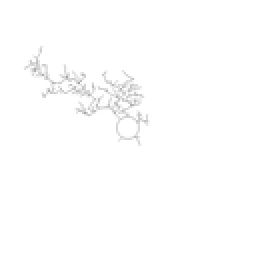
%> input picture PUF_DATA_COLORFLIPED/b39.tif, 128 x 128 px, shrunk from 800 x 800 before the run (shown 2 times larger)
$ octave monsoonScript39.m   (GNU Octave 9; MATLAB toolbox functions it lacks are replaced by stand-ins)
%> lines starting %> are read from the running program, lines starting %| are printed output that depends on the picture; in (x1, y1, x2, y2) boxes, pixels count from 0 and x2, y2 are one past the last pixel; in counts of white or black regions, pixels touching at a corner belong together; the program's own positions count from 1
### identification.m
function Rmat = identification(fileName, varargin)
%> called with fileName = 'b39.tif'
%PREPROCESS the initial image, the modeTYPE decide if the function need to
%handle the denoise the image and identificate the most possible one in reference set;

inputIMGE = imread(fileName);
%> inputIMGE is the input picture: size 128x128 uint8; min 160, max 255, mean 253.6
inputIMGE = im2double(inputIMGE);
%> inputIMGE: size 128x128 double
if (size(inputIMGE,3) == 3)
    inputIMGE = rgb2gray(inputIMGE);
end
inputIMGE = (inputIMGE*-1) + 1;
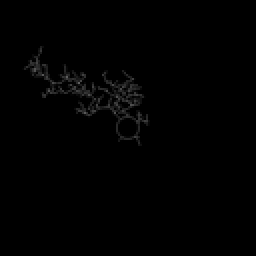
%> inputIMGE: size 128x128 double (shown 2 times larger); min 0, max 0.373, mean 0.00536
[height, width] = size(inputIMGE);
%> height = 128; width = 128
rough_circle = hough_circle(inputIMGE,.5,0.1,33,37,1);

rough_circle = round(mean(rough_circle, 2));
circleCenter.x = rough_circle(1);
circleCenter.y = rough_circle(2);
circleCenter.radius = rough_circle(3);

%DENOISE PROCESS IF IT IS NECESSARY
if (~isempty(varargin))
    if (varargin{1} == "denoise")
        inputIMGE = denoiseHandle(inputIMGE);
    end
end

% Check more accurate radius
[xgrid, ygrid] = meshgrid(1:width, 1:height);
tempradius = circleCenter.radius;
for index = -3:3
    circle = sqrt((circleCenter.y - ygrid).^2 + (circleCenter.x...
        - xgrid).^2) <= tempradius + index;
    circle2 = sqrt((circleCenter.y - ygrid).^2 + (circleCenter.x...
        - xgrid).^2) <= tempradius + index -1;
    circleDiff = circle - circle2;
    [y, x] = find(circleDiff);
    temptotal = numel(y);
    if (sum(inputIMGE(y,x))/temptotal > .93)
        circleCenter.radius = tempradius + index;
        disp("succuessfully find the more accurate radius")
        break;
    end

    if (index == 3)
        circleCenter.radius = tempradius + .5;
    end
end


[TreeStruct, ~, ~, distinfo, angleinfo] = graph_based_rdGen(inputIMGE, circleCenter);

[maxmatchingRate, matchedTreeindex, Rmat] = mappingMain(TreeStruct,distinfo,angleinfo);
if (maxmatchingRate < 0.2)
    fprintf("The maxmachingRate is %d, which is too low. There is no PUF MATCHED!! \n", maxmatchingRate);
else
    fprintf("This testing PUF DENDRITE is matched to IMAGE b%d in reference!!! \n The mathcing Rate is %d!!!!! \n",...
        matchedTreeindex, maxmatchingRate);
end

fprintf("-----------------------------------------------------\n\n\n\n\n\n");

### hough_circle.m
function [para, hough_space,hough_circleOut] = hough_circle(BW,step_r,step_angle,r_min,r_max,p)
%> called with step_r = 0.5, step_angle = 0.1, r_min = 33, r_max = 37, p = 1
%[HOUGH_SPACE,HOUGH_CIRCLE,PARA] = HOUGH_CIRCLE(BW,STEP_R,STEP_ANGLE,R_MAX,P)

[m,n] = size(BW);
%> m = 128; n = 128
size_r = round((r_max-r_min)/step_r)+1;
size_angle = round(2*pi/step_angle);

hough_space = zeros(m,n,size_r);

[rows,cols] = find(BW);
%> rows = 968 values from 23 to 74; cols = 968 values from 11 to 77
ecount = size(rows);
%> ecount = [968 1]

% Hough Transformation
% Transform (x,y) domain to (a, b, r) domain
% a = x-r*cos(angle)
% b = y-r*sin(angle)
for i=1:ecount
    for r=1:size_r
        for k=1:size_angle
            a = round(rows(i)-(r_min+(r-1)*step_r)*cos(k*step_angle));
            b = round(cols(i)-(r_min+(r-1)*step_r)*sin(k*step_angle));
            if(a>0&a<=m&b>0&b<=n)
                hough_space(a,b,r) = hough_space(a,b,r)+1;
            end
        end
    end
end

% ??????????
max_para = max(max(max(hough_space)));
%> max_para = 19
index = find(hough_space>=max_para*p);
%> index = [4679; 5063; 6032; 6549; 21063; 21453; 22544; 23189; 37837; 53702; 55442; 55572; 71956]
length = size(index);
%> length = [13 1]
hough_circleOut=zeros(m,n);
for i=1:ecount
    for k=1:length
        par3 = floor(index(k)/(m*n))+1;
        par2 = floor((index(k)-(par3-1)*(m*n))/m)+1;
        par1 = index(k)-(par3-1)*(m*n)-(par2-1)*m;
        if((rows(i)-par1)^2+(cols(i)-par2)^2<(r_min+(par3-1)*step_r)^2+5&...
                (rows(i)-par1)^2+(cols(i)-par2)^2>(r_min+(par3-1)*step_r)^2-5)
            hough_circleOut(rows(i),cols(i)) = 1;
        end
    end
end
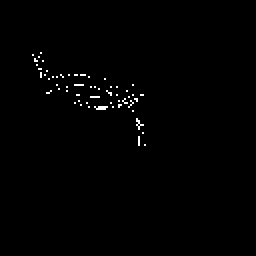
%> hough_circleOut: size 128x128 double (shown 2 times larger); values 0 (black) and 1 (white), 0.69% white in thin lines or dots, all inside (x1, y1, x2, y2) = (16, 26, 73, 73)

% The output
for k=1:length
    par3 = floor(index(k)/(m*n))+1;
    par2 = floor((index(k)-(par3-1)*(m*n))/m)+1;
    par1 = index(k)-(par3-1)*(m*n)-(par2-1)*m;
    par3 = r_min+(par3-1)*step_r;
    fprintf(1,'Center%d at [%d, %d], radius = %d\n',k,par1,par2,par3);
    para(:,k) = [par1,par2,par3]';

end
%> this loop made 13 passes
%> (par3, par2, par1) on passes 1 to 12: (33, 37, 71), (33, 40, 71), (33, 48, 16), (33, 52, 21), (33.5, 37, 71), (33.5, 40, 77), (33.5, 49, 16), (33.5, 54, 21), (34, 40, 77), (34.5, 36, 70), (34.5, 50, 18), (34.5, 51, 20)
%| Center1 at [71, 37], radius = 33
%| Center2 at [71, 40], radius = 33
%| Center3 at [16, 48], radius = 33
%| Center4 at [21, 52], radius = 33
%| Center5 at [71, 37], radius = 33.5
%| Center6 at [77, 40], radius = 33.5
%| Center7 at [16, 49], radius = 33.5
%| Center8 at [21, 54], radius = 33.5
%> (further printed lines are left out)
%> after the loop, para = 13 columns, first 8: [71 71 16 21 71 77 16 21; 37 40 48 52 37 40 49 54; 33 33 33 33 33.5 33.5 33.5 33.5]
%> in identification, `rough_circle = hough_circle(inputIMGE,.5,0.1,33,37,1);`: rough_circle has the same summary as para in hough_circle
%> in identification, `rough_circle = round(mean(rough_circle, 2));`: rough_circle = [44; 45; 34]
%> in identification, `circleCenter.x = rough_circle(1);`: circleCenter.x = 44
%> in identification, `circleCenter.y = rough_circle(2);`: circleCenter.y = 45
%> in identification, `circleCenter.radius = rough_circle(3);`: circleCenter.radius = 34
%> the loop in identification, `for index = -3:3` made 7 passes
%> (temptotal, circleCenter.radius) on pass 7: (240, 34.5)
%> temptotal on passes 1 to 6: 180, 208, 200, 216, 228, 200
%> pass 1, in identification, `circle2 = sqrt((circleCenter.y - ygrid).^2 + (circleCenter.x - xgrid)...`:
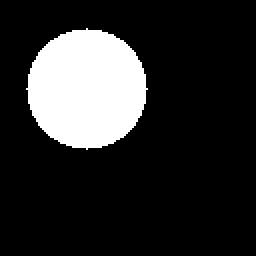
%> circle2: size 128x128 logical (shown 2 times larger); 17.2% white; 1 white region, box (x1, y1, x2, y2) and area: (13, 14, 74, 75) 2821
%> pass 1, in identification, `circleDiff = circle - circle2;`:
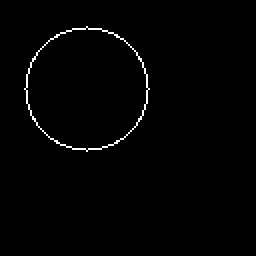
%> circleDiff: size 128x128 double (shown 2 times larger); values 0 (black) and 1 (white), 1.1% white in thin lines or dots, all inside (x1, y1, x2, y2) = (12, 13, 75, 76)
%> after the loop in identification, `for index = -3:3`: circleCenter = {x 44, y 45, radius 34.5}

### graph_based_rdGen.m
function [TreeStruct, new_result, cellnodes, distinfo, angleinfo] = graph_based_rdGen(image, circleInfo, varargin)
%%This function is differ than the original graph_based function, it should
%%be called when the image is just a skeleton, and can be easily get Tree
%%structure

%%% remove circle in center and find tree initial point
[height, width] = size(image);
%> height = 128; width = 128
radius = circleInfo.radius;
%> radius = 34.5
centery = circleInfo.x;
%> centery = 44
centerx = circleInfo.y;
%> centerx = 45
% ADD 1st mask
initial_image = image;
[xgrid, ygrid] = meshgrid(1:width, 1:height);
mask = sqrt((xgrid-centery).^2 + (ygrid-centerx).^2) <= radius-1;
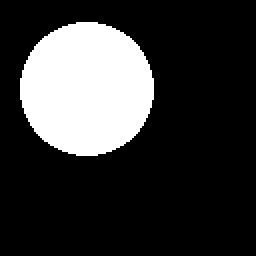
%> mask: size 128x128 logical (shown 2 times larger); 21.5% white; 1 white region, box (x1, y1, x2, y2) and area: (10, 11, 77, 78) 3521
mask = (mask-1)*(-1);
initial_image = mask.*initial_image;

rootinfo.radius = radius;
%> rootinfo.radius = 34.5
rootinfo.x = centerx;
%> rootinfo.x = 45
rootinfo.y = centery;
%> rootinfo.y = 44
TrueDotsSet = findInitialDots(image, 1, rootinfo, []);

%%Check initialDots existance and store

% index = 1;
for k =1 :size(TrueDotsSet,1)
    %     if (initial_image(TrueDotsSet(k,1), TrueDotsSet(k,1)) ~= 1)
    %         continue
    %     end
    eval(['points.p' num2str(k) '.x = TrueDotsSet(k,2);']);
    eval(['points.p' num2str(k) '.y = TrueDotsSet(k,1);']);
    %     index = index + 1;
end

% imshow(image)
% viscircles([TrueDotsSet(:,2) TrueDotsSet(:,1)],ones(1,size(TrueDotsSet,1)) * 0.3);
parent.x = rootinfo.x;
parent.y = rootinfo.y;
parent.level = 1;

% The input is subnode for central node, parent and image,...
% the output is overthrough node based on the input nodes.
result = newNode_Search(points, initial_image, parent,[], [], 1, circleInfo);
% hold all;
% plot(result(:,2),result(:,1),'.','MarkerSize',20);
%%% prepare desired graph
new_result =zeros(size(result,1), 10);

for l =1 : size(result,1)
    % node[Rx(the distance between parent and child), Ry (same as
    % before), angle, type ,level, parentx, parenty, x, y, middle radius]
    % 11/19/18 modified angle to atan2 and make it as degree  Zaoyi
    new_result(l,:) = [result(l,1)-result(l,5) result(l,2)-result(l,6)...
        atan2(((result(l,6)-result(1,2))),(result(l,1)-result(1,5)))...
        result(l,3) result(l,4) result(l,5) result(l,6) result(l,1) result(l,2) radius];
end
length_level = max(new_result(:,5)); % The highest depth
new_result =[new_result,zeros(size(result,1),1)];
%
% figure, imshow(image)
% viscircles([new_result(:,8) new_result(:,9)],ones(1,size(new_result,1)) * 0.5);

% Make the node set to have an id, which is based on angle
% Modified Zaoyi 11/25/2018
[newnew_result, index] = sort(new_result(:,3));
new_result = new_result(index,:);
for z=1:length_level      % To get the nodes with in the same level
    [samelevely,samelevelx] =  (find(new_result(:,5)==z));
    templevelmatrix = new_result(samelevely,3);
    [h,w] = size(templevelmatrix);
    Id = [1:h].';
    % Give them like a ID for every node, if they are in the same level, they have ID from [1, h].
    for ww=1:h
        new_result(samelevely(ww),10) = Id(ww);
    end
end


% Mark the node set to have ability to handle the children     %%%
% Modified Zaoyi 11/18/2018
[row, col] = size(new_result);
cellnodes = cell(row, col);
for r = 1:row
    for c = 1:col
        cellnodes{r,c} = new_result(r,c);
    end
end

count = 1;
for m = 1:row
    cellnodes{m, 12} = count;
    new_result(m, 12) = count;
    count = count + 1;
end


% Link children method, see specfic in the linkchildern method %% modified
% Zaoyi Chi
cellnodes = linkchildren(cellnodes, row, new_result);

for param = 1:row
    if (cellnodes{param,4} == 1)
        cellnodes{param,4} = 'bifurcation';
    elseif(cellnodes{param,4} == 2)
        cellnodes{param,4} = 'end';
    end
end

% Link siblings method, only for same parent and same level are siblings %
% modified Zaoyi Chi

cellnodes = linksibling(cellnodes, new_result);

if (isempty(varargin))
    % Build TreeStructure %%%Modified Zaoyi
    [TreeStruct, distinfo, angleinfo] = buildTreeStrcut(cellnodes, new_result, rootinfo);
else
    distinfo = varargin{1};
    angleinfo = varargin{2};
    TreeStruct = buildTreeStrcut(cellnodes, new_result, rootinfo, distinfo, angleinfo);
    %%%
end
end

### findInitialDots.m
function TrueDotsSet = findInitialDots(skleton, iterTimes, rootinfo, exdotsSet)
%> called with iterTimes = 1, exdotsSet = []
%%Find the initial points of each branch of the skleton
%%The recursive function to find the points, iterTimes starts with 0

[het, len] = size(skleton);
%> het = 128; len = 128
[xgrid, ygrid] = meshgrid(1:len,1:het);

firstMask = (sqrt((xgrid - rootinfo.y).^2 + (ygrid - rootinfo.x).^2)...
    <= rootinfo.radius + iterTimes);
%> firstMask: size 128x128 logical; 24.2% white; 1 white region, box (x1, y1, x2, y2) and area: (8, 9, 79, 80) 3969

firstMask = -firstMask + 1;
%> firstMask: size 128x128 double; values 0 (black) and 1 (white), 75.8% white; 1 black region, box (x1, y1, x2, y2) and area: (8, 9, 79, 80) 3969
skletonTemp = skleton .* firstMask;

secondMask = (sqrt((xgrid - rootinfo.y).^2 + (ygrid - rootinfo.x).^2)...
    <= rootinfo.radius + iterTimes + 1);
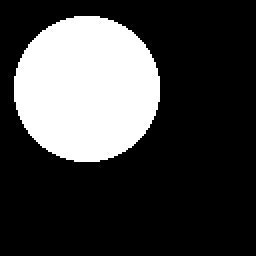
%> secondMask: size 128x128 logical (shown 2 times larger); 25.6% white; 1 white region, box (x1, y1, x2, y2) and area: (7, 8, 80, 81) 4197

initialDotsImage = skletonTemp .* secondMask;
[dotsSetx, dotsSety] = find(initialDotsImage == 1);
%> dotsSetx = []; dotsSety = []
dotsSet = [dotsSetx, dotsSety];
%> dotsSet = []


%%Solve the new dotsSet have two adjacent dots, only have the smaller one
numDots = size(dotsSet, 1);
%> numDots = 0
tempdotsOg = dotsSet;
%> tempdotsOg = []
for index = 1:numDots
    tempDot = tempdotsOg(index,:);
    tempDotsSet = setdiff(dotsSet, tempDot, 'rows', 'stable');

    for index2 = 1:size(tempDotsSet,1)
        tempDot2 = tempDotsSet(index2,:);
        if ((tempDot(1) == tempDot2(1) || tempDot(1) == tempDot2(1)+1 || ...
                tempDot(1) == tempDot2(1)-1) && (tempDot(2) == tempDot2(2) || ...
                tempDot(2) == tempDot2(2)+1 || tempDot(2) == tempDot2(2)-1))

            r1 = sqrt((tempDot(1) - rootinfo.x)^2 + (tempDot(2) - rootinfo.y)^2);
            r2 = sqrt((tempDot2(1) - rootinfo.x)^2 + (tempDot2(2) - rootinfo.y)^2);

            if (r1 <= r2)
                dotsSet = setdiff(dotsSet, tempDot2, 'rows', 'stable');
            else
                dotsSet = setdiff(dotsSet, tempDot, 'rows', 'stable');
            end

            break;
        end
    end
end
%> this loop made 0 passes

%%Do comparison between the new dotsSet and previous one
numDots = size(dotsSet,1);
numexDots = size(exdotsSet,1);
tempSet = dotsSet;
%> tempSet = []
for index = 1:numDots
    X = tempSet(index,1);
    Y = tempSet(index,2);
    for index2 = 1:numexDots
        exX = exdotsSet(index2,1);
        exY = exdotsSet(index2,2);
        if ((exX == X || exX == X + 1 ||  exX == X - 1)...
                && (exY == Y || exY == Y + 1 || exY == Y -1))
            dotsSet = setdiff(dotsSet,[X, Y], 'rows', 'stable');
            break;
        end
    end
end

if (iterTimes == 1)
    TrueDotsSet = dotsSet;
%> TrueDotsSet = []
else
    TrueDotsSet = union(exdotsSet,dotsSet,'rows','stable');
end

if (iterTimes == 2)
    return;
else
    TrueDotsSet = findInitialDots(skleton, iterTimes + 1, rootinfo,...
        TrueDotsSet);
%> call 2 of findInitialDots, with iterTimes = 2, exdotsSet = []
%> in findInitialDots (call 2), `firstMask = -firstMask + 1;`: firstMask: size 128x128 double; values 0 (black) and 1 (white), 74.4% white; 1 black region, box (x1, y1, x2, y2) and area: (7, 8, 80, 81) 4197
%> in findInitialDots (call 2), `secondMask = (sqrt((xgrid - rootinfo.y).^2 + (ygrid - rootinfo.x).^2) ..`:
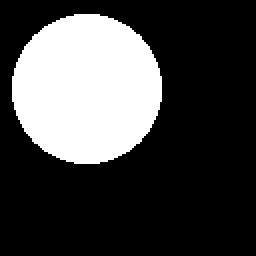
%> secondMask: size 128x128 logical (shown 2 times larger); 27% white; 1 white region, box (x1, y1, x2, y2) and area: (6, 7, 81, 82) 4421
%> in findInitialDots (call 2), `numDots = size(dotsSet, 1);`: numDots = 0
%> in findInitialDots (call 2), `tempdotsOg = dotsSet;`: tempdotsOg = []
%> in findInitialDots (call 2), `numexDots = size(exdotsSet,1);`: numexDots = 0
%> in findInitialDots (call 2), `tempSet = dotsSet;`: tempSet = []
end

### monsoonScript39.m
Rmat = zeros(50,1);
fileName = "b39.tif";
RmatTemp = identification(fileName);
%> in graph_based_rdGen, `parent.x = rootinfo.x;`: parent.x = 45
%> in graph_based_rdGen, `parent.y = rootinfo.y;`: parent.y = 44
%> the run ends on the next line

$ run again, with PUF_DATA_COLORFLIPED/b1.tif copied over PUF_DATA_COLORFLIPED/b39.tif
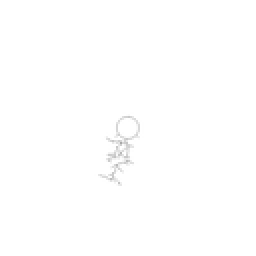
%> input picture PUF_DATA_COLORFLIPED/b1.tif, 128 x 128 px, shrunk from 800 x 800 before the run (shown 2 times larger)
%> in identification, inputIMGE is the input picture: size 128x128 uint8; min 167, max 255, mean 254.6
%> rows = 323 values from 57 to 95; cols = 323 values from 48 to 72
%> ecount = [323 1]
%> max_para = 11
%> index = [4288; 4542; 11214; 11342; 11345; 11737; 20669; 44633; 53309; 61018; 69946; 93914; 126414]
%> length = [13 1]
%> after the loop in hough_circle, `for i=1:ecount`:
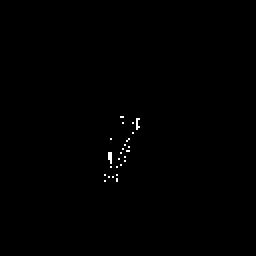
%> hough_circleOut: size 128x128 double (shown 2 times larger); values 0 (black) and 1 (white), 0.27% white in thin lines or dots, all inside (x1, y1, x2, y2) = (52, 58, 70, 91)
%> the loop in hough_circle, `for k=1:length` made 13 passes
%> (par3, par2, par1) on passes 1 to 8: (33, 34, 64), (33, 36, 62), (33, 88, 78), (33, 89, 78), (33, 89, 81), (33, 92, 89), (33.5, 34, 61), (34, 93, 89)
%> (printed output is left out)
%> after the loop in hough_circle, `for k=1:length`: para = 13 columns, first 8: [64 62 78 78 81 89 61 89; 34 36 88 89 89 92 34 93; 33 33 33 33 33 33 33.5 34]
%> in identification, `rough_circle = hough_circle(inputIMGE,.5,0.1,33,37,1);`: rough_circle has the same summary as para in hough_circle
%> in identification, `rough_circle = round(mean(rough_circle, 2));`: rough_circle = [75; 69; 34]
%> circleCenter.x = 75
%> circleCenter.y = 69
%> in identification, `circleCenter.radius = rough_circle(3);`: circleCenter.radius = 34
%> the loop in identification, `for index = -3:3` made 7 passes
%> (temptotal, circleCenter.radius) on pass 7: (240, 34.5)
%> after the loop in identification, `for index = -3:3`: circleCenter = {x 75, y 69, radius 34.5}
%> radius = 34.5
%> centery = 75
%> centerx = 69
%> initial_image: size 128x128 double; every value is 0
%> rootinfo.radius = 34.5
%> rootinfo.x = 69
%> rootinfo.y = 75
%> skletonTemp: size 128x128 double; every value is 0
%> secondMask: size 128x128 logical; 25.6% white; 1 white region, box (x1, y1, x2, y2) and area: (38, 32, 111, 105) 4197
%> dotsSetx = []
%> numDots = 0
%> tempdotsOg = []
%> in findInitialDots (call 2), `secondMask = (sqrt((xgrid - rootinfo.y).^2 + (ygrid - rootinfo.x).^2) ..`:
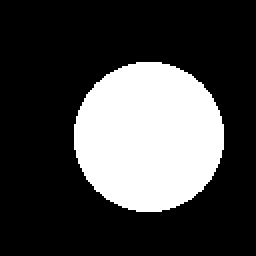
%> secondMask: size 128x128 logical (shown 2 times larger); 27% white; 1 white region, box (x1, y1, x2, y2) and area: (37, 31, 112, 106) 4421
%> numDots = 0
%> tempdotsOg = []
%> numexDots = 0
%> tempSet = []
%> parent.x = 69
%> parent.y = 75
